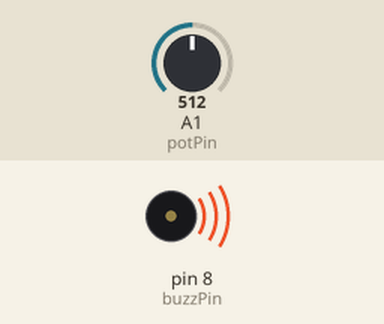
Bench run of a sketch on a simulated Arduino Uno, built with avr-gcc and run on an emulated ATmega328P. Parts: buzzer (waves = sounding, pin HIGH). The test bench sets the inputs (shaded band); at power-on: A1 (potPin) = 512.

Above: at 10.8 s.
10.9 s: A1 (potPin) set to 122
At 15.9 s:
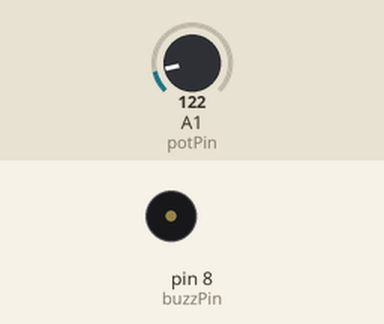
20.9 s: A1 (potPin) set to 0
Timing chart, 0 to 36.9 s (numbered marks = the images above; inputs shaded):
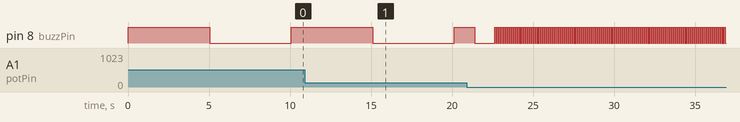

The sketch:

sketch_sep13b.ino
```cpp
int buzzPin = 8;
int potVal;
int potPin = A1;
int toneDelay;

void setup() {
  pinMode(buzzPin, OUTPUT);
  pinMode(potPin, INPUT);
}

void loop() {
  potVal = analogRead(potPin);
  toneDelay = (9940./1023.) * potVal + 60;
  digitalWrite(buzzPin, HIGH);
  delay(toneDelay);
  digitalWrite(buzzPin, LOW);
  delay(toneDelay);
}
```

Measured:
- by itself, pin 8 (buzzPin): repeats every 0.12 s: HIGH 0.06 s, LOW 0.06 s
